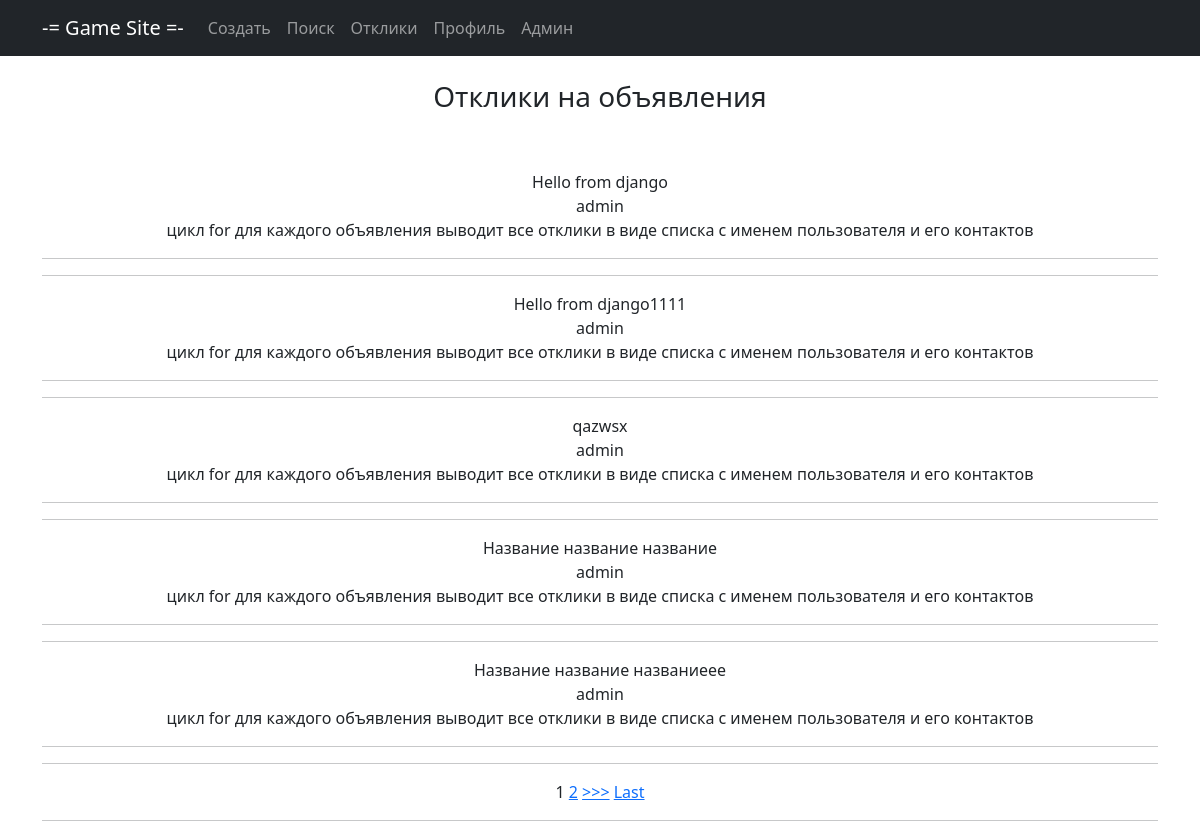
Page /response/ (signed in) on the earlier database version.
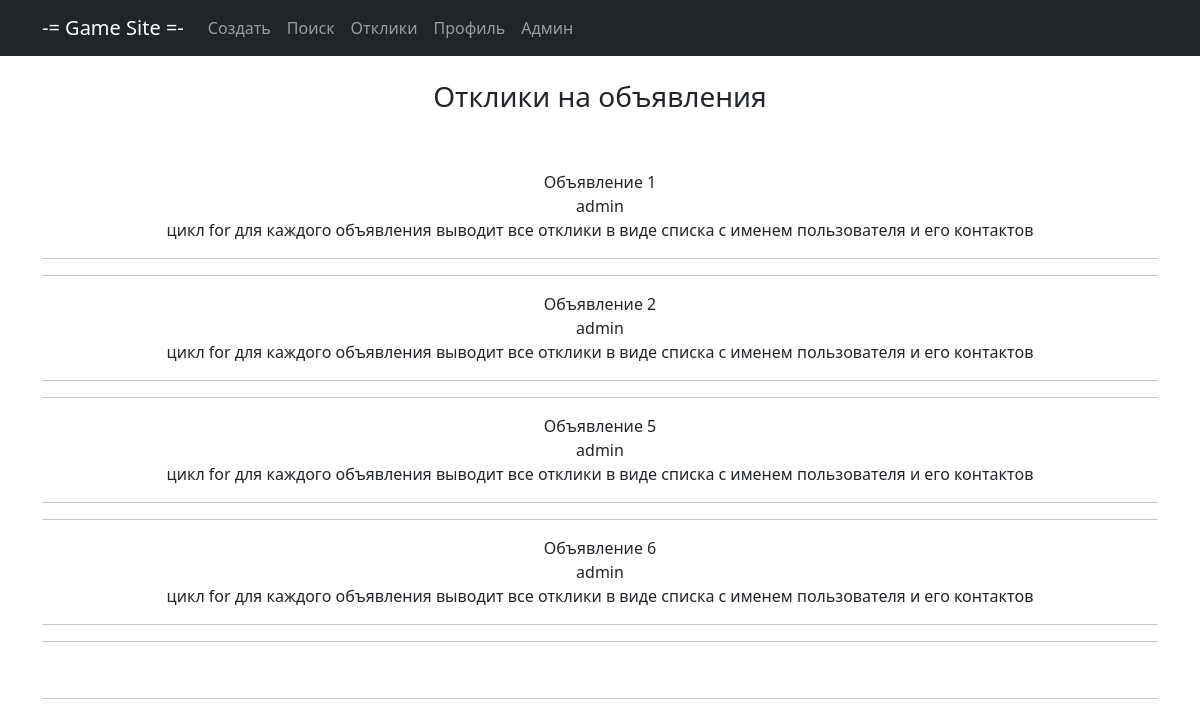
Same page on the later database version.
### main/models.py (models this page shows, shortened)
class Note(models.Model):
    title = models.CharField(max_length=128, verbose_name='Название')
    content = RichTextUploadingField(verbose_name='Контент')
    dateCreation = models.DateTimeField(auto_now_add=True, verbose_name='Дата создания')
    user = models.ForeignKey(User, blank=True, null=True, on_delete=models.CASCADE, verbose_name='Пользователь')
    category = models.ForeignKey(Category, on_delete=models.CASCADE, verbose_name='Категория')
    user_response = models.ManyToManyField(Response, )

### main/views.py (the view)
# urls.py: path('response/', ResponseList.as_view(), name='response'),
class ResponseList(ListView):
    template_name = 'user_response.html'
    context_object_name = 'notes'
    ordering = ['-dateCreation']
    paginate_by = 5
    def get_queryset(self):
        user_id = self.request.user.id
        return Note.objects.filter(user_id=user_id)

### templates/user_response.html (shortened to what this page needs)
{% extends 'static/default.html' %}
{% block content %}
<br><h3>Отклики на объявления {{ response.user_id.name }}</h3><br><br>
{% for note in notes %}
{{ note.title }}<br>
{{ note.user }}<br>
цикл for для каждого объявления выводит все отклики
в виде списка с именем пользователя и его контактов
<hr>
<hr>
{% endfor %}
{% if is_paginated %}
{% for num in page_obj.paginator.page_range %}
{% if page_obj.number == num %}
<a>{{ num }}</a>
{% elif num > page_obj.number|add:'-5' and num < page_obj.number|add:'5' %}
<a href="?page={{ num }}">{{ num }}</a>
{% endif %}
{% endfor %}
{% if page_obj.has_next %}
<a href="?page={{ page_obj.next_page_number }}">>>></a>
<a href="?page={{ page_obj.paginator.num_pages }}">Last</a>
{% endif %}
{% endif %}
<br>
<hr>
{% endblock content %}

Differences in the rows shown:
no longer on this page (row edited): Note: title "qazwsx", user "admin"
no longer on this page (row edited): Note: title "Название название название", user "admin"
changed Note: title "Hello from django" → "Объявление 1"
changed Note: title "Hello from django1111" → "Объявление 2"
changed Note: title "Название название названиеее" → "Объявление 5"
now on this page (row edited): Note: title "Объявление 6", user "admin"
Other differences:
list line gone: "1"
list line gone: "2"
text no longer shown: ">>> Last"
